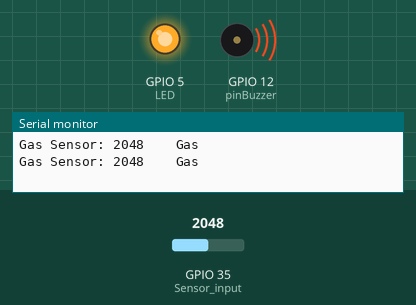
Simulated run of this sketch. Board: ESP32. Parts: output pins drawn as LEDs (lit = HIGH), buzzer (waves = sounding, pin HIGH), the last lines printed to the serial monitor. The test bench sets the inputs (shaded band); at power-on: GPIO 35 (Sensor_input) = 2048.

Above: at 3.7 s.
3.8 s: GPIO 35 (Sensor_input) set to 1837
7.6 s: GPIO 35 (Sensor_input) set to 1775
At 9.7 s:
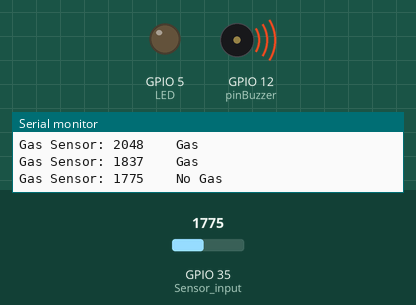
11.4 s: GPIO 35 (Sensor_input) set to 1840
At 12.0 s:
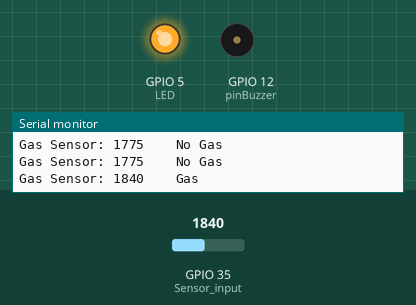
16.6 s: GPIO 35 (Sensor_input) set to 1760
At 18.8 s:
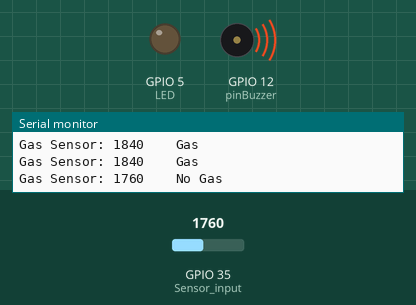
Timing chart, 0 to 20.3 s (numbered marks = the images above; inputs shaded):
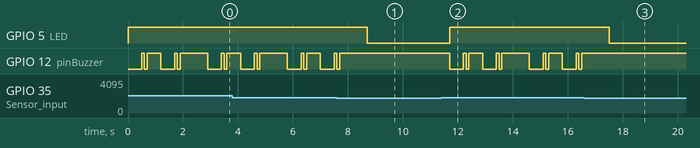

Measured:
- the behaviour switches between 1801 and 1800 on GPIO 35 (Sensor_input) (found by bisection; images 0 and 1)
- after the input at 7.6 s, GPIO 5 (LED): HIGH → LOW after 1.1 s; GPIO 12 (pinBuzzer): goes on until 7.7 s, then stays HIGH
- after the input at 11.4 s, GPIO 5 (LED): LOW → HIGH after 0.30 s; GPIO 12 (pinBuzzer): HIGH → LOW after 0.30 s, → HIGH 0.50 s later, → LOW 0.10 s later, → HIGH 0.10 s later, … (16 changes in this stretch)
- after the input at 16.6 s, GPIO 5 (LED): HIGH → LOW after 0.90 s; GPIO 12 (pinBuzzer): stops changing and stays HIGH

The sketch:

Mappi32_MQ2_Sensor.ino
```cpp
int LED = 5;            /*LED pin defined*/
int Sensor_input = 35;    /*Digital pin 5 for sensor input*/
const int pinBuzzer = 12;
void setup() {
  Serial.begin(115200);  /*baud rate for serial communication*/
  pinMode(LED, OUTPUT);  /*LED set as Output*/
  pinMode(12, OUTPUT);
}
void loop() {
  int sensor_Aout = analogRead(Sensor_input);  /*Analog value read function*/
  Serial.print("Gas Sensor: ");
  Serial.print(sensor_Aout);   /*Read value printed*/
  Serial.print("\t");
  Serial.print("\t");
  if (sensor_Aout > 1800) {    /*if condition with threshold 1800*/
    Serial.println("Gas");
    digitalWrite (LED, HIGH) ; /*LED set HIGH if Gas detected */
    digitalWrite (12, LOW) ;
    delay(500);
    digitalWrite (12, HIGH) ;
    delay(100);
    digitalWrite (12, LOW) ;
    delay(100);
    digitalWrite (12, HIGH) ;
    delay(500);
    digitalWrite (12, LOW) ;
    delay(500);
    digitalWrite (12, HIGH) ;
    delay(100);
    digitalWrite (12, LOW) ;
    delay(100);
    digitalWrite (12, HIGH) ;
  }
  else {
    Serial.println("No Gas");
    digitalWrite (LED, LOW) ;  /*LED set LOW if NO Gas detected */
    digitalWrite (12, HIGH) ;
    delay(500);
  }
  delay(1000);                 /*DELAY of 1 sec*/
}
```
